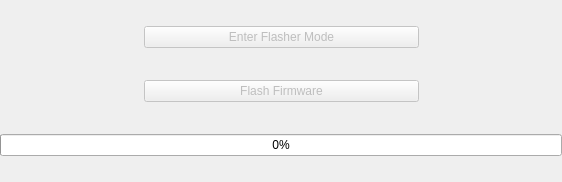
<?xml version="1.0" encoding="UTF-8"?>
<ui version="4.0">
 <class>Flasher</class>
 <widget class="QWidget" name="Flasher">
  <property name="geometry">
   <rect>
    <x>0</x>
    <y>0</y>
    <width>562</width>
    <height>182</height>
   </rect>
  </property>
  <property name="windowTitle">
   <string>Form</string>
  </property>
  <layout class="QGridLayout" name="gridLayout" columnstretch="1,2,1">
   <property name="leftMargin">
    <number>0</number>
   </property>
   <property name="topMargin">
    <number>0</number>
   </property>
   <property name="rightMargin">
    <number>0</number>
   </property>
   <property name="bottomMargin">
    <number>0</number>
   </property>
   <item row="0" column="0">
    <spacer name="horizontalSpacer_2">
     <property name="orientation">
      <enum>Qt::Horizontal</enum>
     </property>
     <property name="sizeHint" stdset="0">
      <size>
       <width>135</width>
       <height>20</height>
      </size>
     </property>
    </spacer>
   </item>
   <item row="0" column="1">
    <widget class="QPushButton" name="pushButton_FlasherMode">
     <property name="enabled">
      <bool>false</bool>
     </property>
     <property name="sizePolicy">
      <sizepolicy hsizetype="Minimum" vsizetype="Fixed">
       <horstretch>0</horstretch>
       <verstretch>0</verstretch>
      </sizepolicy>
     </property>
     <property name="text">
      <string>Enter Flasher Mode</string>
     </property>
    </widget>
   </item>
   <item row="0" column="2">
    <spacer name="horizontalSpacer_5">
     <property name="orientation">
      <enum>Qt::Horizontal</enum>
     </property>
     <property name="sizeHint" stdset="0">
      <size>
       <width>134</width>
       <height>20</height>
      </size>
     </property>
    </spacer>
   </item>
   <item row="1" column="1">
    <widget class="QPushButton" name="pushButton_FlashFirmware">
     <property name="enabled">
      <bool>false</bool>
     </property>
     <property name="sizePolicy">
      <sizepolicy hsizetype="Minimum" vsizetype="Fixed">
       <horstretch>0</horstretch>
       <verstretch>0</verstretch>
      </sizepolicy>
     </property>
     <property name="text">
      <string>Flash Firmware</string>
     </property>
    </widget>
   </item>
   <item row="2" column="0" colspan="3">
    <widget class="QProgressBar" name="progressBar_Flash">
     <property name="sizePolicy">
      <sizepolicy hsizetype="Expanding" vsizetype="Fixed">
       <horstretch>0</horstretch>
       <verstretch>0</verstretch>
      </sizepolicy>
     </property>
     <property name="value">
      <number>0</number>
     </property>
     <property name="alignment">
      <set>Qt::AlignCenter</set>
     </property>
    </widget>
   </item>
  </layout>
 </widget>
 <resources/>
 <connections/>
</ui>
